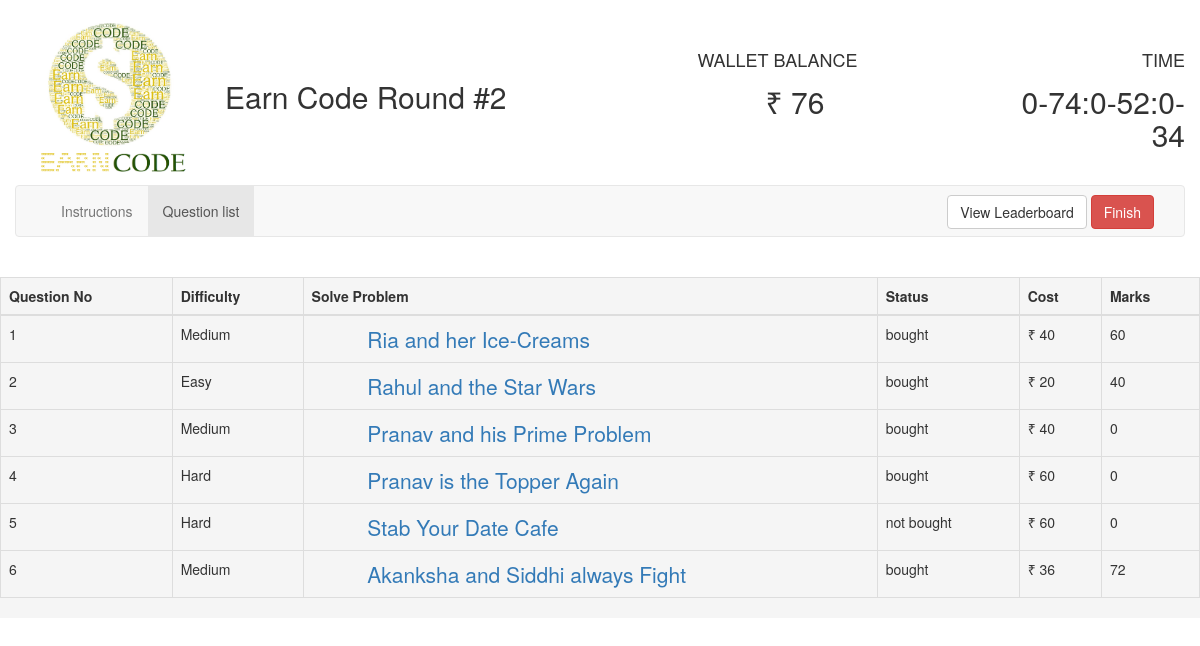
The app's page /comp/question/61/ with its own data.
### round2/models.py (models this page shows, shortened)
class Question(models.Model):
    question = models.TextField(max_length=4000)
    question_title = models.CharField(max_length=2000)
    input = models.CharField(default=0, max_length=15000)
    correct_op = models.CharField(default=0, max_length=10000)
    explanation = models.TextField(max_length=7000)
    test_input = models.TextField(max_length=100000)
    test_output = models.TextField(max_length=10000)
    cost = models.IntegerField()
    user = models.ManyToManyField(User, null=True, through="Score")
    type = models.CharField(default="Easy", max_length=10)

### round2/views.py (the view)
# urls.py: url(r'^question/(?P<user_id>[0-9]+)/$', views.question, name="question"),
def question(request, user_id):
    all_questions = Question.objects.all()
    current_user = User.objects.get(pk=user_id)
    jsonDec = json.decoder.JSONDecoder()
    current_user.total_score = 0
    temp = 0
    question_list = []
    for questions in all_questions:
        if current_user in questions.user.all():
            question_list.append({"question": questions,
                                  "status": "bought",
                                  "cost": questions.cost,
                                  "difficulty": questions.type,
                                  "question_score": Score.objects.get(user_f=current_user, question_f=questions).score})
        else:
            question_list.append({"question": questions,
                                  "status": "not bought",
                                  "cost": questions.cost,
                                  "difficulty": questions.type,
                                  "question_score": 0
                                  })
    current_user.total_score = temp
    current_user.save()
    print(current_user.total_score)
    return render(request, 'round2/select_questions_new.html',
                  {'buyed_questions': '', 'all_questions': all_questions, 'user_id': user_id,
                   'remaining_time': current_user.end_time - time.time(), 'question_list': question_list,
                   'money': current_user.money})

### round2/templates/round2/select_questions_new.html (shortened to what this page needs)
<!DOCTYPE html>
<html lang="en">
{% load staticfiles %}
<head>
    <link href="{% static '/css/font.css' %}" rel="stylesheet">
    <link rel="stylesheet"
          href="{% static '/css/jquery-ui.min.css' %}">
    <link rel="stylesheet" href="{% static '/css/bootstrap.min.css' %}">
</head>
<body>
<br>
<div class="container-fluid">
    <div class="container">
        <div class="row">
            <div class="col-md-2">
                <img alt="EarnCode"
                     src="{% static '/round2/images/ea.png' %}" width="100%">
            </div>
            <div class="col-md-4">
                <h2 style="margin-top: 60px;">Earn Code Round #2</h2>
            </div>
            <div class="col-md-2 col-md-offset-1">
                <div class="row"><h4 style="margin-top: 30px; margin-bottom: -5px;">WALLET BALANCE</h4></div>
                <div class="row text-center"><h2><span id="">&#8377; {{ money }}</span></h2></div>
            </div>
            <div class="col-md-2 col-md-offset-1 text-right">
                <div class="row"><h4 style="margin-top: 30px; margin-bottom: -5px;">TIME</h4></div>
                <div class="row"><h2><span id="time1">time</span></h2></div>
            </div>
        </div>
    </div>
    <nav class="navbar navbar-default">
        <div class="container-fluid">
            <div class="collapse navbar-collapse" id="bs-example-navbar-collapse-1">
                <ul class="nav navbar-nav">
                    <li id="instruction_tab"><a onclick="showInstructions();">Instructions</a></li>
                    <li class="active" id="question_tab"><a onclick="showQuestions()">Question list</a></li>
                </ul>
                <form action="{% url 'round2:leaderboard' user_id %}" method="post" class="navbar-form navbar-right"
                      style="margin-bottom: -8px;margin-top: 1px;">
                    <button type="submit" class="btn btn-default navbar-btn" id="leader" name="leader">View
                        Leaderboard
                    </button>
                    <button type="button" class="btn btn-default navbar-btn btn-danger" onclick="prompt_user()">
                        Finish
                    </button>
                </form>
            </div>
        </div>
    </nav>
    <br>
    <div class="row leader" id="question_list">
        <div class="table-responsive">
            <table class="table table-bordered white">
                <thead class="thead-inverse">
                <tr>
                    <th>Question No</th>
                    <th>Difficulty</th>
                    <th>Solve Problem</th>
                    <th>Status</th>
                    <th>Cost</th>
                    <th>Marks</th>
                </tr>
                </thead>
                <tbody id="table_body">
                {% for question in question_list %}
                    <tr id="{{ forloop.counter }}">
                        <td>{{ forloop.counter }}</td>
                        <td>{{ question.difficulty }}</td>
                        <td><a href="{% url 'round2:question_details' user_id question.question.pk %}"
                               style=" font-size: 150%; text-align:left; margin-left:10%;">{{ question.question.question_title }}</a>
                        </td>
                        <td>{{ question.status }}</td>
                        <td>&#8377; {{ question.cost }}</td>
                        <td>{{ question.question_score }}</td>
                    </tr>
                {% endfor %}
                </tbody>
            </table>
        </div>
    </div>
</div>
</body>
</html>

### round2/templates/round2/select_questions_new.html (style rules this page uses)
.leader { background: whitesmoke; }

### records on screen
Question: difficulty "Medium", question.question_title "Ria and her Ice-Creams", status "bought", cost "40", question_score "60"
Question: difficulty "Easy", question.question_title "Rahul and the Star Wars", status "bought", cost "20", question_score "40"
Question: difficulty "Medium", question.question_title "Pranav and his Prime Problem", status "bought", cost "40", question_score "0"
Question: difficulty "Hard", question.question_title "Pranav is the Topper Again", status "bought", cost "60", question_score "0"
Question: difficulty "Hard", question.question_title "Stab Your Date Cafe", status "not bought", cost "60", question_score "0"
Question: difficulty "Medium", question.question_title "Akanksha and Siddhi always Fight", status "bought", cost "36", question_score "72"

### other values on screen
{{ money }} "76"
